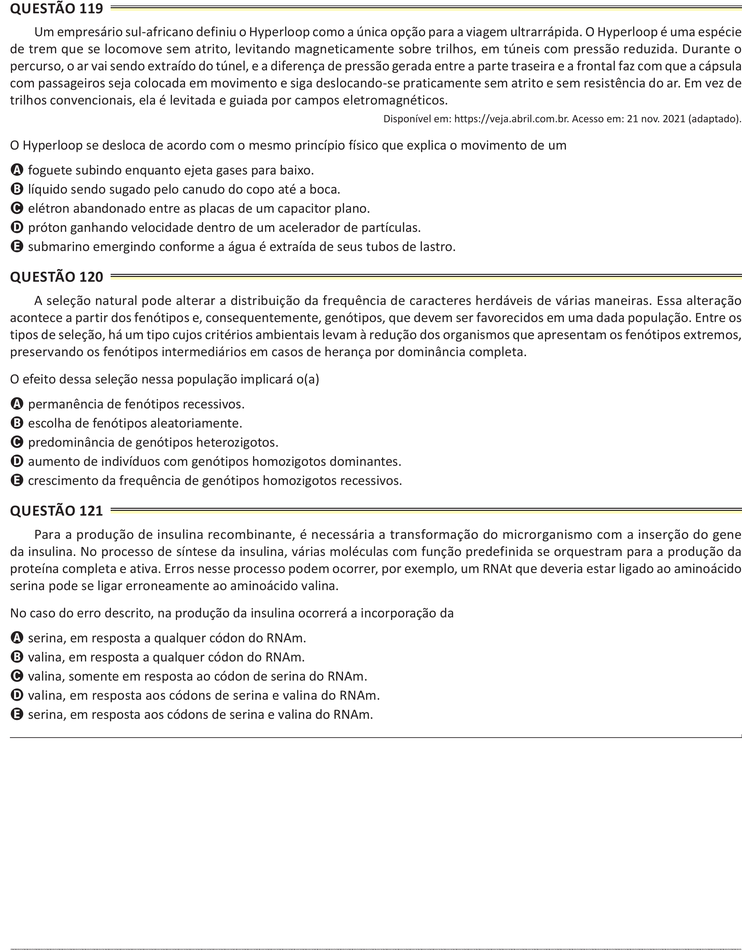
#> input picture 6Passo-ConcatenarVerticalmente/inteiras/pagina_enem_10.png, 742 x 950 px, shrunk from 2173 x 2782 before the run; its folder holds 4 pictures in this run
$ python concatenar-inteiras.py
#> lines starting #> are read from the running program, lines starting #| are printed output that depends on the picture
"""
Propósito: concatenar verticalmente as imagens inteiras da pasta 'inteiras' (sem sufixos de lado)
Autor: Alexandre Nassar de Peder
Criação: 02/10/2025
Atualização: 03/06/2026

OBS1: Este script busca as imagens diretamente da pasta "inteiras".

OBS2: O objetivo deste passo é empilhar as imagens inteiras na ordem correta para formar uma única imagem final.

OBS3: Este código vai criar uma imagem final chamada "colunas_concatenadas_inteiras.png".
"""

from PIL import Image
import os
import re

# Pasta contendo as imagens inteiras
pasta_imagens = "inteiras"
pasta_saida = "."
os.makedirs(pasta_saida, exist_ok=True)

# Extrai qualquer número do nome do arquivo para ordenar (ex: pagina_1.png -> 1)
def get_sort_key(nome_arquivo):
    match = re.search(r'(\d+)', nome_arquivo)
    return int(match.group(1)) if match else 0

# Verifica se a pasta 'inteiras' existe
if not os.path.exists(pasta_imagens):
    print(f"ERRO: A pasta '{pasta_imagens}' não foi encontrada no diretório atual.")
else:
    # Pegar apenas imagens .png que NÃO contenham '_esquerda' nem '_direita'
    arquivos = [
        f for f in os.listdir(pasta_imagens)
        if f.endswith('.png') and '_esquerda' not in f and '_direita' not in f
    ]

    if not arquivos:
        print(f"ERRO: Nenhuma imagem válida encontrada na pasta '{pasta_imagens}'.")
    else:
        arquivos.sort(key=get_sort_key)

        # Abrir todas as imagens na ordem correta
        imagens = []
        for arquivo in arquivos:
            caminho = os.path.join(pasta_imagens, arquivo)
            imagens.append(Image.open(caminho))
            print(f"Adicionando: {arquivo}")  # Para verificar a ordem

        # Encontrar a largura máxima
        largura_max = max(img.width for img in imagens)

        # Concatenar verticalmente
        altura_total = sum(img.height for img in imagens)
        imagem_final = Image.new('RGB', (largura_max, altura_total))
#> imagem_final: PIL image 742x3800 RGB; every value is 0

        y = 0
        for img in imagens:
            imagem_final.paste(img, (0, y))
            y += img.height
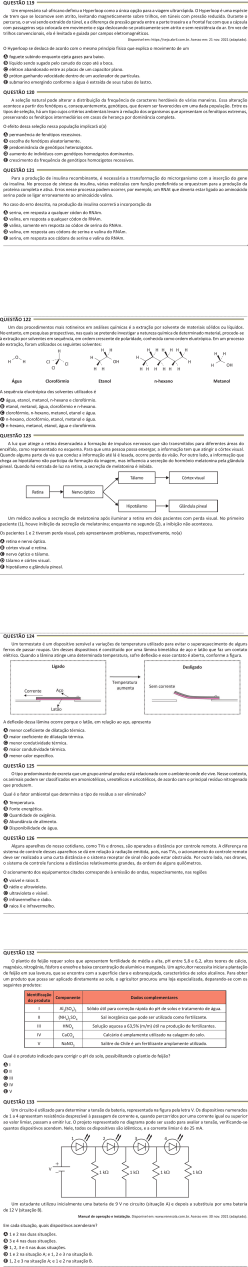
#> imagem_final: PIL image 742x3800 RGB (shown at 1/3 size); mean R, G, B 241.6, 240.5, 240

        # Salvar com o novo nome solicitado
        caminho_final = os.path.join(pasta_saida, 'colunas_concatenadas_inteiras.png')
        imagem_final.save(caminho_final)

        print("\nImagens inteiras concatenadas na ordem correta!")
        print(f"Imagem final salva em: {caminho_final}")
        print(f"Ordem dos arquivos processados: {arquivos}")
